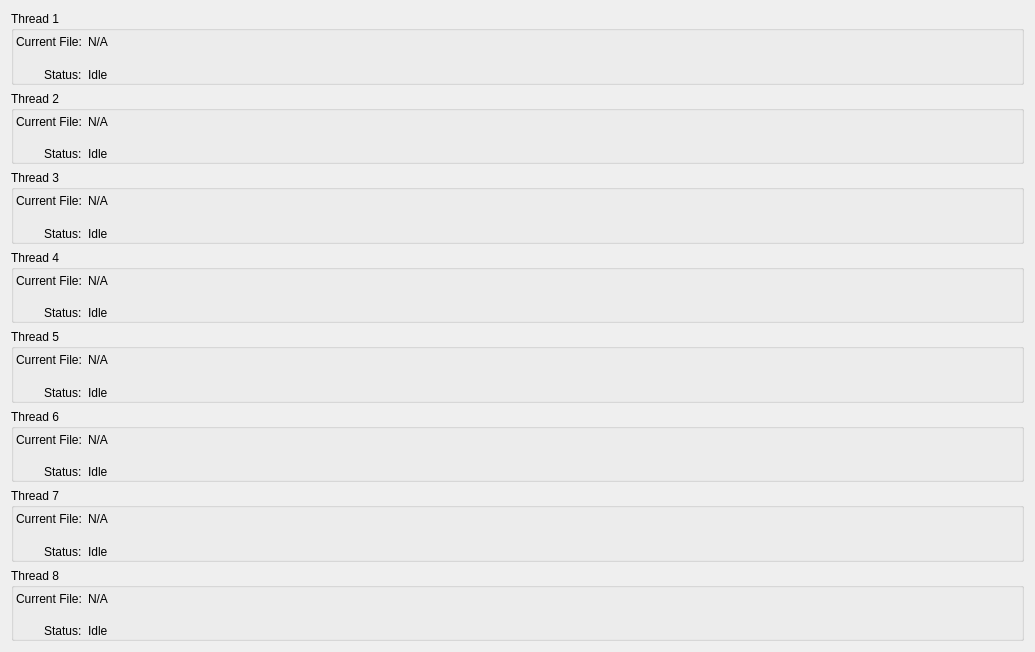
         <widget class="QWidget" name="scrollAreaWidgetContents">
          <property name="geometry">
           <rect>
            <x>0</x>
            <y>-280</y>
            <width>1035</width>
            <height>652</height>
           </rect>
          </property>
          <layout class="QVBoxLayout" name="verticalLayout_6">
           <item>
            <widget class="QGroupBox" name="groupBoxThread1">
             <property name="sizePolicy">
              <sizepolicy hsizetype="Minimum" vsizetype="Minimum">
               <horstretch>0</horstretch>
               <verstretch>0</verstretch>
              </sizepolicy>
             </property>
             <property name="title">
              <string>Thread 1</string>
             </property>
             <layout class="QFormLayout" name="formLayout">
              <property name="labelAlignment">
               <set>Qt::AlignRight|Qt::AlignTrailing|Qt::AlignVCenter</set>
              </property>
              <property name="horizontalSpacing">
               <number>6</number>
              </property>
              <property name="verticalSpacing">
               <number>2</number>
              </property>
              <property name="leftMargin">
               <number>2</number>
              </property>
              <property name="topMargin">
               <number>4</number>
              </property>
              <property name="bottomMargin">
               <number>0</number>
              </property>
              <item row="2" column="0">
               <widget class="QLabel" name="label_22">
                <property name="text">
                 <string>Current File:</string>
                </property>
                <property name="alignment">
                 <set>Qt::AlignLeading|Qt::AlignLeft|Qt::AlignTop</set>
                </property>
               </widget>
              </item>
              <item row="2" column="1">
               <widget class="QLabel" name="labelCurrentFile1_2">
                <property name="sizePolicy">
                 <sizepolicy hsizetype="Expanding" vsizetype="Expanding">
                  <horstretch>0</horstretch>
                  <verstretch>0</verstretch>
                 </sizepolicy>
                </property>
                <property name="text">
                 <string>N/A</string>
                </property>
                <property name="alignment">
                 <set>Qt::AlignLeading|Qt::AlignLeft|Qt::AlignTop</set>
                </property>
                <property name="wordWrap">
                 <bool>false</bool>
                </property>
               </widget>
              </item>
              <item row="4" column="0">
               <widget class="QLabel" name="label_23">
                <property name="text">
                 <string>Status:</string>
                </property>
               </widget>
              </item>
              <item row="4" column="1">
               <widget class="QLabel" name="labelStatus1_2">
                <property name="sizePolicy">
                 <sizepolicy hsizetype="Expanding" vsizetype="Preferred">
                  <horstretch>0</horstretch>
                  <verstretch>0</verstretch>
                 </sizepolicy>
                </property>
                <property name="text">
                 <string>Idle</string>
                </property>
               </widget>
              </item>
             </layout>
            </widget>
           </item>
           <item>
            <widget class="QGroupBox" name="groupBoxThread2">
             <property name="sizePolicy">
              <sizepolicy hsizetype="Preferred" vsizetype="Minimum">
               <horstretch>0</horstretch>
               <verstretch>0</verstretch>
              </sizepolicy>
             </property>
             <property name="title">
              <string>Thread 2</string>
             </property>
             <layout class="QFormLayout" name="formLayout_6">
              <property name="labelAlignment">
               <set>Qt::AlignRight|Qt::AlignTrailing|Qt::AlignVCenter</set>
              </property>
              <property name="horizontalSpacing">
               <number>6</number>
              </property>
              <property name="verticalSpacing">
               <number>2</number>
              </property>
              <property name="leftMargin">
               <number>2</number>
              </property>
              <property name="topMargin">
               <number>4</number>
              </property>
              <property name="bottomMargin">
               <number>0</number>
              </property>
              <item row="0" column="0">
               <widget class="QLabel" name="label_20">
                <property name="text">
                 <string>Current File:</string>
                </property>
                <property name="alignment">
                 <set>Qt::AlignLeading|Qt::AlignLeft|Qt::AlignTop</set>
                </property>
               </widget>
              </item>
              <item row="2" column="0">
               <widget class="QLabel" name="label_21">
                <property name="text">
                 <string>Status:</string>
                </property>
               </widget>
              </item>
              <item row="0" column="1">
               <widget class="QLabel" name="labelCurrentFile2_2">
                <property name="sizePolicy">
                 <sizepolicy hsizetype="Expanding" vsizetype="Expanding">
                  <horstretch>0</horstretch>
                  <verstretch>0</verstretch>
                 </sizepolicy>
                </property>
                <property name="text">
                 <string>N/A</string>
                </property>
                <property name="alignment">
                 <set>Qt::AlignLeading|Qt::AlignLeft|Qt::AlignTop</set>
                </property>
                <property name="wordWrap">
                 <bool>false</bool>
                </property>
               </widget>
              </item>
              <item row="2" column="1">
               <widget class="QLabel" name="labelStatus2_2">
                <property name="sizePolicy">
                 <sizepolicy hsizetype="Expanding" vsizetype="Preferred">
                  <horstretch>0</horstretch>
                  <verstretch>0</verstretch>
                 </sizepolicy>
                </property>
                <property name="text">
                 <string>Idle</string>
                </property>
               </widget>
              </item>
             </layout>
            </widget>
           </item>
           <item>
            <widget class="QGroupBox" name="groupBoxThread3">
             <property name="sizePolicy">
              <sizepolicy hsizetype="Preferred" vsizetype="Minimum">
               <horstretch>0</horstretch>
               <verstretch>0</verstretch>
              </sizepolicy>
             </property>
             <property name="title">
              <string>Thread 3</string>
             </property>
             <layout class="QFormLayout" name="formLayout_7">
              <property name="labelAlignment">
               <set>Qt::AlignRight|Qt::AlignTrailing|Qt::AlignVCenter</set>
              </property>
              <property name="horizontalSpacing">
               <number>6</number>
              </property>
              <property name="verticalSpacing">
               <number>2</number>
              </property>
              <property name="leftMargin">
               <number>2</number>
              </property>
              <property name="topMargin">
               <number>4</number>
              </property>
              <property name="bottomMargin">
               <number>0</number>
              </property>
              <item row="0" column="0">
               <widget class="QLabel" name="label_24">
                <property name="text">
                 <string>Current File:</string>
                </property>
                <property name="alignment">
                 <set>Qt::AlignLeading|Qt::AlignLeft|Qt::AlignTop</set>
                </property>
               </widget>
              </item>
              <item row="3" column="0">
               <widget class="QLabel" name="label_25">
                <property name="text">
                 <string>Status:</string>
                </property>
               </widget>
              </item>
              <item row="0" column="1">
               <widget class="QLabel" name="labelCurrentFile3_2">
                <property name="sizePolicy">
                 <sizepolicy hsizetype="Expanding" vsizetype="Expanding">
                  <horstretch>0</horstretch>
                  <verstretch>0</verstretch>
                 </sizepolicy>
                </property>
                <property name="text">
                 <string>N/A</string>
                </property>
                <property name="alignment">
                 <set>Qt::AlignLeading|Qt::AlignLeft|Qt::AlignTop</set>
                </property>
                <property name="wordWrap">
                 <bool>false</bool>
                </property>
               </widget>
              </item>
              <item row="3" column="1">
               <widget class="QLabel" name="labelStatus3_2">
                <property name="sizePolicy">
                 <sizepolicy hsizetype="Expanding" vsizetype="Preferred">
                  <horstretch>0</horstretch>
                  <verstretch>0</verstretch>
                 </sizepolicy>
                </property>
                <property name="text">
                 <string>Idle</string>
                </property>
               </widget>
              </item>
             </layout>
            </widget>
           </item>
           <item>
            <widget class="QGroupBox" name="groupBoxThread4">
             <property name="sizePolicy">
              <sizepolicy hsizetype="Preferred" vsizetype="Minimum">
               <horstretch>0</horstretch>
               <verstretch>0</verstretch>
              </sizepolicy>
             </property>
             <property name="title">
              <string>Thread 4</string>
             </property>
             <layout class="QFormLayout" name="formLayout_5">
              <property name="labelAlignment">
               <set>Qt::AlignRight|Qt::AlignTrailing|Qt::AlignVCenter</set>
              </property>
              <property name="horizontalSpacing">
               <number>6</number>
              </property>
              <property name="verticalSpacing">
               <number>2</number>
              </property>
              <property name="leftMargin">
               <number>2</number>
              </property>
              <property name="topMargin">
               <number>4</number>
              </property>
              <property name="bottomMargin">
               <number>0</number>
              </property>
              <item row="0" column="0">
               <widget class="QLabel" name="label_18">
                <property name="text">
                 <string>Current File:</string>
                </property>
                <property name="alignment">
                 <set>Qt::AlignLeading|Qt::AlignLeft|Qt::AlignTop</set>
                </property>
               </widget>
              </item>
              <item row="2" column="0">
               <widget class="QLabel" name="label_19">
                <property name="text">
                 <string>Status:</string>
                </property>
               </widget>
              </item>
              <item row="0" column="1">
               <widget class="QLabel" name="labelCurrentFile4_2">
                <property name="sizePolicy">
                 <sizepolicy hsizetype="Expanding" vsizetype="Expanding">
                  <horstretch>0</horstretch>
                  <verstretch>0</verstretch>
                 </sizepolicy>
                </property>
                <property name="text">
                 <string>N/A</string>
                </property>
                <property name="alignment">
                 <set>Qt::AlignLeading|Qt::AlignLeft|Qt::AlignTop</set>
                </property>
                <property name="wordWrap">
                 <bool>false</bool>
                </property>
               </widget>
              </item>
              <item row="2" column="1">
               <widget class="QLabel" name="labelStatus4_2">
                <property name="sizePolicy">
                 <sizepolicy hsizetype="Expanding" vsizetype="Preferred">
                  <horstretch>0</horstretch>
                  <verstretch>0</verstretch>
                 </sizepolicy>
                </property>
                <property name="text">
                 <string>Idle</string>
                </property>
               </widget>
              </item>
             </layout>
            </widget>
           </item>
           <item>
            <widget class="QGroupBox" name="groupBoxThread5">
             <property name="sizePolicy">
              <sizepolicy hsizetype="Preferred" vsizetype="Minimum">
               <horstretch>0</horstretch>
               <verstretch>0</verstretch>
              </sizepolicy>
             </property>
             <property name="title">
              <string>Thread 5</string>
             </property>
             <property name="flat">
              <bool>false</bool>
             </property>
             <layout class="QFormLayout" name="formLayout_8">
              <property name="labelAlignment">
               <set>Qt::AlignRight|Qt::AlignTrailing|Qt::AlignVCenter</set>
              </property>
              <property name="horizontalSpacing">
               <number>6</number>
              </property>
              <property name="verticalSpacing">
               <number>2</number>
              </property>
              <property name="leftMargin">
               <number>2</number>
              </property>
              <property name="topMargin">
               <number>4</number>
              </property>
              <property name="bottomMargin">
               <number>0</number>
              </property>
              <item row="0" column="0">
               <widget class="QLabel" name="label_26">
                <property name="text">
                 <string>Current File:</string>
                </property>
                <property name="alignment">
                 <set>Qt::AlignLeading|Qt::AlignLeft|Qt::AlignTop</set>
                </property>
               </widget>
              </item>
              <item row="2" column="0">
               <widget class="QLabel" name="label_27">
                <property name="text">
                 <string>Status:</string>
                </property>
               </widget>
              </item>
              <item row="0" column="1">
               <widget class="QLabel" name="labelCurrentFile5_2">
                <property name="sizePolicy">
                 <sizepolicy hsizetype="Expanding" vsizetype="Expanding">
                  <horstretch>0</horstretch>
                  <verstretch>0</verstretch>
                 </sizepolicy>
                </property>
                <property name="text">
                 <string>N/A</string>
                </property>
                <property name="alignment">
                 <set>Qt::AlignLeading|Qt::AlignLeft|Qt::AlignTop</set>
                </property>
                <property name="wordWrap">
                 <bool>false</bool>
                </property>
               </widget>
              </item>
              <item row="2" column="1">
               <widget class="QLabel" name="labelStatus5_2">
                <property name="sizePolicy">
                 <sizepolicy hsizetype="Expanding" vsizetype="Preferred">
                  <horstretch>0</horstretch>
                  <verstretch>0</verstretch>
                 </sizepolicy>
                </property>
                <property name="text">
                 <string>Idle</string>
                </property>
               </widget>
              </item>
             </layout>
            </widget>
           </item>
           <item>
            <widget class="QGroupBox" name="groupBoxThread6">
             <property name="sizePolicy">
              <sizepolicy hsizetype="Preferred" vsizetype="Minimum">
               <horstretch>0</horstretch>
               <verstretch>0</verstretch>
              </sizepolicy>
             </property>
             <property name="title">
              <string>Thread 6</string>
             </property>
             <layout class="QFormLayout" name="formLayout_9">
              <property name="labelAlignment">
               <set>Qt::AlignRight|Qt::AlignTrailing|Qt::AlignVCenter</set>
              </property>
              <property name="horizontalSpacing">
               <number>6</number>
              </property>
              <property name="verticalSpacing">
               <number>2</number>
              </property>
              <property name="leftMargin">
               <number>2</number>
              </property>
              <property name="topMargin">
               <number>4</number>
              </property>
              <property name="bottomMargin">
               <number>0</number>
              </property>
              <item row="0" column="0">
               <widget class="QLabel" name="label_28">
                <property name="text">
                 <string>Current File:</string>
                </property>
                <property name="alignment">
                 <set>Qt::AlignLeading|Qt::AlignLeft|Qt::AlignTop</set>
                </property>
               </widget>
              </item>
              <item row="2" column="0">
               <widget class="QLabel" name="label_29">
                <property name="text">
                 <string>Status:</string>
                </property>
               </widget>
              </item>
              <item row="0" column="1">
               <widget class="QLabel" name="labelCurrentFile6_2">
                <property name="sizePolicy">
                 <sizepolicy hsizetype="Expanding" vsizetype="Expanding">
                  <horstretch>0</horstretch>
                  <verstretch>0</verstretch>
                 </sizepolicy>
                </property>
                <property name="text">
                 <string>N/A</string>
                </property>
                <property name="alignment">
                 <set>Qt::AlignLeading|Qt::AlignLeft|Qt::AlignTop</set>
                </property>
                <property name="wordWrap">
                 <bool>false</bool>
                </property>
               </widget>
              </item>
              <item row="2" column="1">
               <widget class="QLabel" name="labelStatus6_2">
                <property name="sizePolicy">
                 <sizepolicy hsizetype="Expanding" vsizetype="Preferred">
                  <horstretch>0</horstretch>
                  <verstretch>0</verstretch>
                 </sizepolicy>
                </property>
                <property name="text">
                 <string>Idle</string>
                </property>
               </widget>
              </item>
             </layout>
            </widget>
           </item>
           <item>
            <widget class="QGroupBox" name="groupBoxThread7">
             <property name="sizePolicy">
              <sizepolicy hsizetype="Preferred" vsizetype="Minimum">
               <horstretch>0</horstretch>
               <verstretch>0</verstretch>
              </sizepolicy>
             </property>
             <property name="title">
              <string>Thread 7</string>
             </property>
             <layout class="QFormLayout" name="formLayout_10">
              <property name="labelAlignment">
               <set>Qt::AlignRight|Qt::AlignTrailing|Qt::AlignVCenter</set>
              </property>
              <property name="horizontalSpacing">
               <number>6</number>
              </property>
              <property name="verticalSpacing">
               <number>2</number>
              </property>
              <property name="leftMargin">
               <number>2</number>
              </property>
              <property name="topMargin">
               <number>4</number>
              </property>
              <property name="bottomMargin">
               <number>0</number>
              </property>
              <item row="0" column="0">
               <widget class="QLabel" name="label_30">
                <property name="text">
                 <string>Current File:</string>
                </property>
                <property name="alignment">
                 <set>Qt::AlignLeading|Qt::AlignLeft|Qt::AlignTop</set>
                </property>
               </widget>
              </item>
              <item row="2" column="0">
               <widget class="QLabel" name="label_31">
                <property name="text">
                 <string>Status:</string>
                </property>
               </widget>
              </item>
              <item row="0" column="1">
               <widget class="QLabel" name="labelCurrentFile7_2">
                <property name="sizePolicy">
                 <sizepolicy hsizetype="Expanding" vsizetype="Expanding">
                  <horstretch>0</horstretch>
                  <verstretch>0</verstretch>
                 </sizepolicy>
                </property>
                <property name="text">
                 <string>N/A</string>
                </property>
                <property name="alignment">
                 <set>Qt::AlignLeading|Qt::AlignLeft|Qt::AlignTop</set>
                </property>
                <property name="wordWrap">
                 <bool>false</bool>
                </property>
               </widget>
              </item>
              <item row="2" column="1">
               <widget class="QLabel" name="labelStatus7_2">
                <property name="sizePolicy">
                 <sizepolicy hsizetype="Expanding" vsizetype="Preferred">
                  <horstretch>0</horstretch>
                  <verstretch>0</verstretch>
                 </sizepolicy>
                </property>
                <property name="text">
                 <string>Idle</string>
                </property>
               </widget>
              </item>
             </layout>
            </widget>
           </item>
           <item>
            <widget class="QGroupBox" name="groupBoxThread8">
             <property name="sizePolicy">
              <sizepolicy hsizetype="Preferred" vsizetype="Minimum">
               <horstretch>0</horstretch>
               <verstretch>0</verstretch>
              </sizepolicy>
             </property>
             <property name="title">
              <string>Thread 8</string>
             </property>
             <layout class="QFormLayout" name="formLayout_11">
              <property name="labelAlignment">
               <set>Qt::AlignRight|Qt::AlignTrailing|Qt::AlignVCenter</set>
              </property>
              <property name="horizontalSpacing">
               <number>6</number>
              </property>
              <property name="verticalSpacing">
               <number>2</number>
              </property>
              <property name="leftMargin">
               <number>2</number>
              </property>
              <property name="topMargin">
               <number>4</number>
              </property>
              <property name="bottomMargin">
               <number>0</number>
              </property>
              <item row="0" column="0">
               <widget class="QLabel" name="label_32">
                <property name="text">
                 <string>Current File:</string>
                </property>
                <property name="alignment">
                 <set>Qt::AlignLeading|Qt::AlignLeft|Qt::AlignTop</set>
                </property>
               </widget>
              </item>
              <item row="2" column="0">
               <widget class="QLabel" name="label_33">
                <property name="text">
                 <string>Status:</string>
                </property>
               </widget>
              </item>
              <item row="0" column="1">
               <widget class="QLabel" name="labelCurrentFile8_2">
                <property name="sizePolicy">
                 <sizepolicy hsizetype="Expanding" vsizetype="Expanding">
                  <horstretch>0</horstretch>
                  <verstretch>0</verstretch>
                 </sizepolicy>
                </property>
                <property name="text">
                 <string>N/A</string>
                </property>
                <property name="alignment">
                 <set>Qt::AlignLeading|Qt::AlignLeft|Qt::AlignTop</set>
                </property>
                <property name="wordWrap">
                 <bool>false</bool>
                </property>
               </widget>
              </item>
              <item row="2" column="1">
               <widget class="QLabel" name="labelStatus8_2">
                <property name="sizePolicy">
                 <sizepolicy hsizetype="Expanding" vsizetype="Preferred">
                  <horstretch>0</horstretch>
                  <verstretch>0</verstretch>
                 </sizepolicy>
                </property>
                <property name="text">
                 <string>Idle</string>
                </property>
               </widget>
              </item>
             </layout>
            </widget>
           </item>
          </layout>
         </widget>
